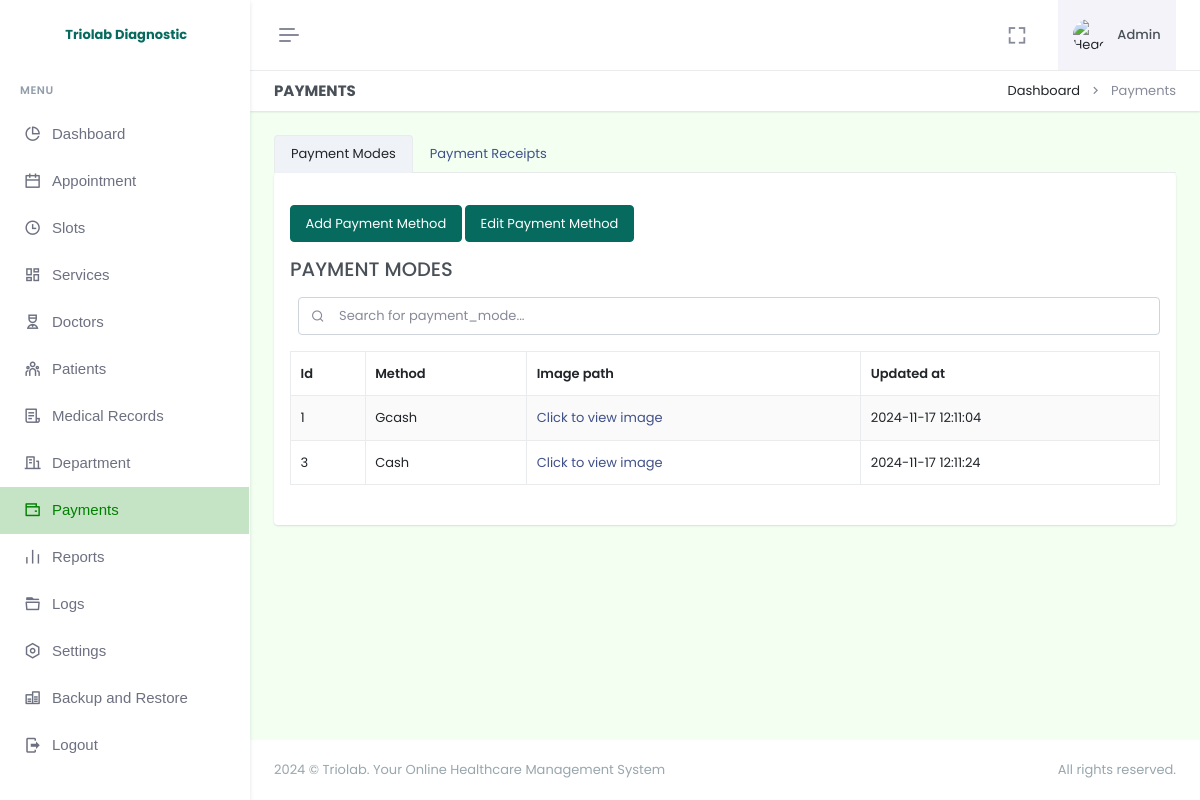
/admin/payments.php (signed in), run on the app's committed database.
### tables this page shows
CREATE TABLE `payment_mode` (
  `id` int(255) NOT NULL AUTO_INCREMENT,
  `method` varchar(255) NOT NULL,
  `image_path` varchar(255) NOT NULL,
  `updated_at` timestamp NOT NULL DEFAULT current_timestamp() ON UPDATE current_timestamp(),
  PRIMARY KEY (`id`)
);

### admin/functions.php (the view, shortened to what this page needs)
<?php
function displayTable($pdo, $table, $columns, $displayImageColumns = [], $includeActions = true, $imagePathPrefix = '', $includeArchived = false, $actions = [])
{
    $query = $pdo->prepare("DESCRIBE $table");
    $query->execute();
    $columnsInfo = $query->fetchAll(PDO::FETCH_COLUMN);
    $orderBy = in_array('created_at', $columnsInfo) ? "ORDER BY created_at DESC" : "";
    $whereClause = "";
    $query = $pdo->prepare("SELECT * FROM $table $whereClause $orderBy");
    $query->execute();
    echo '<div class="search-box ms-2 mt-3 mb-3">
            <input type="text" id="searchInput" class="form-control" placeholder="Search for ' . htmlspecialchars($table) . '..." onkeyup="searchTable()">
            <i class="ri-search-line search-icon"></i>
          </div>';
    echo '<table id="' . htmlspecialchars($table) . 'Table" class="table table-bordered table-striped">';
    echo '<thead><tr>';
    foreach ($columns as $column) {
        $header = ucfirst(str_replace('_', ' ', $column));
        echo "<th>" . htmlspecialchars($header) . "</th>";
    }
    echo '</tr></thead><tbody>';
    if ($query->rowCount() > 0) {
        while ($row = $query->fetch(PDO::FETCH_ASSOC)) {
            echo '<tr>';
            foreach ($columns as $column) {
                if (in_array($column, $displayImageColumns)) {
                    echo '<td>
                    <a href="' . htmlspecialchars($imagePathPrefix . $row[$column]) . '"
                        data-lightbox="gallery"
                        data-lightbox="image-' . htmlspecialchars($row['id']) . '">
                        Click to view image
                        </a>
                    </td>';
                } else {
                    echo '<td>' . htmlspecialchars($row[$column]) . '</td>';
                }
            }
            echo '</tr>';
        }
    } else {
        echo '<tr><td colspan="' . (count($columns) + ($includeActions ? 1 : 0)) . '">No data available.</td></tr>';
    }
    echo '</tbody></table>';
}
?><div class="modal fade" id="testModal" tabindex="-1" aria-labelledby="testModalLabel" aria-hidden="true">

### data on the page
payment_mode: id "1", method "Gcash", updated_at "2024-11-17 12:11:04"
payment_mode: id "3", method "Cash", updated_at "2024-11-17 12:11:24"

### other printed values
$header "Id"
$header "Method"
$header "Image path"
$header "Updated at"
